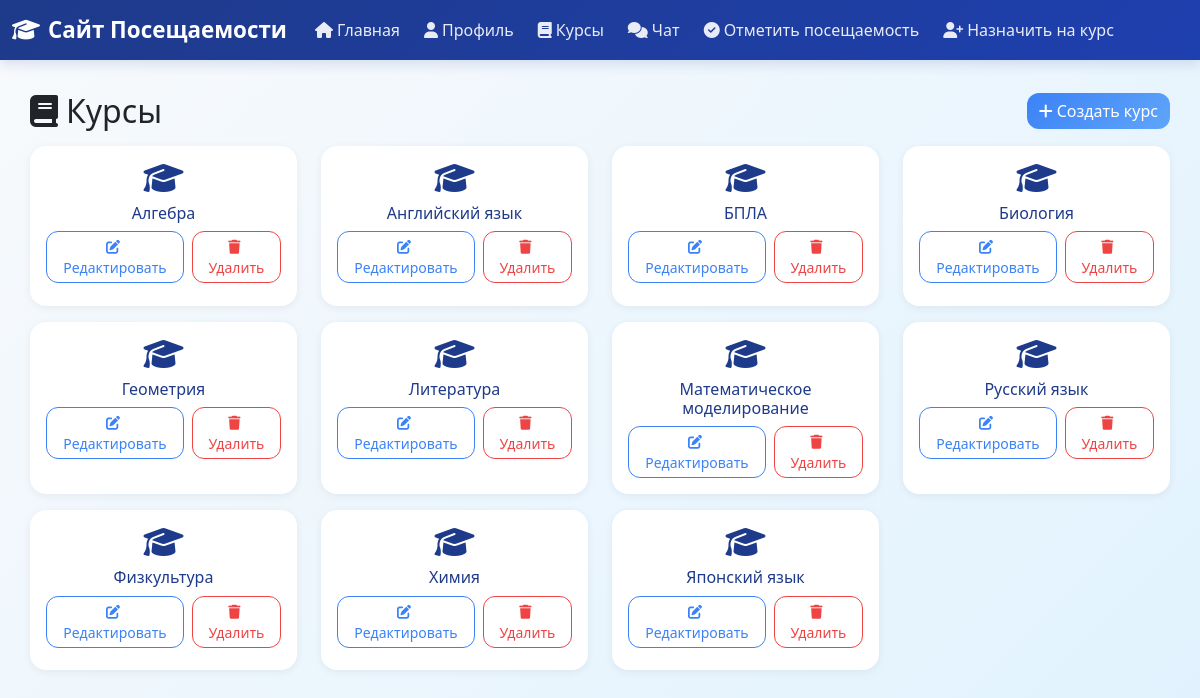
/courses (signed in), run on an earlier commit of the app's database.
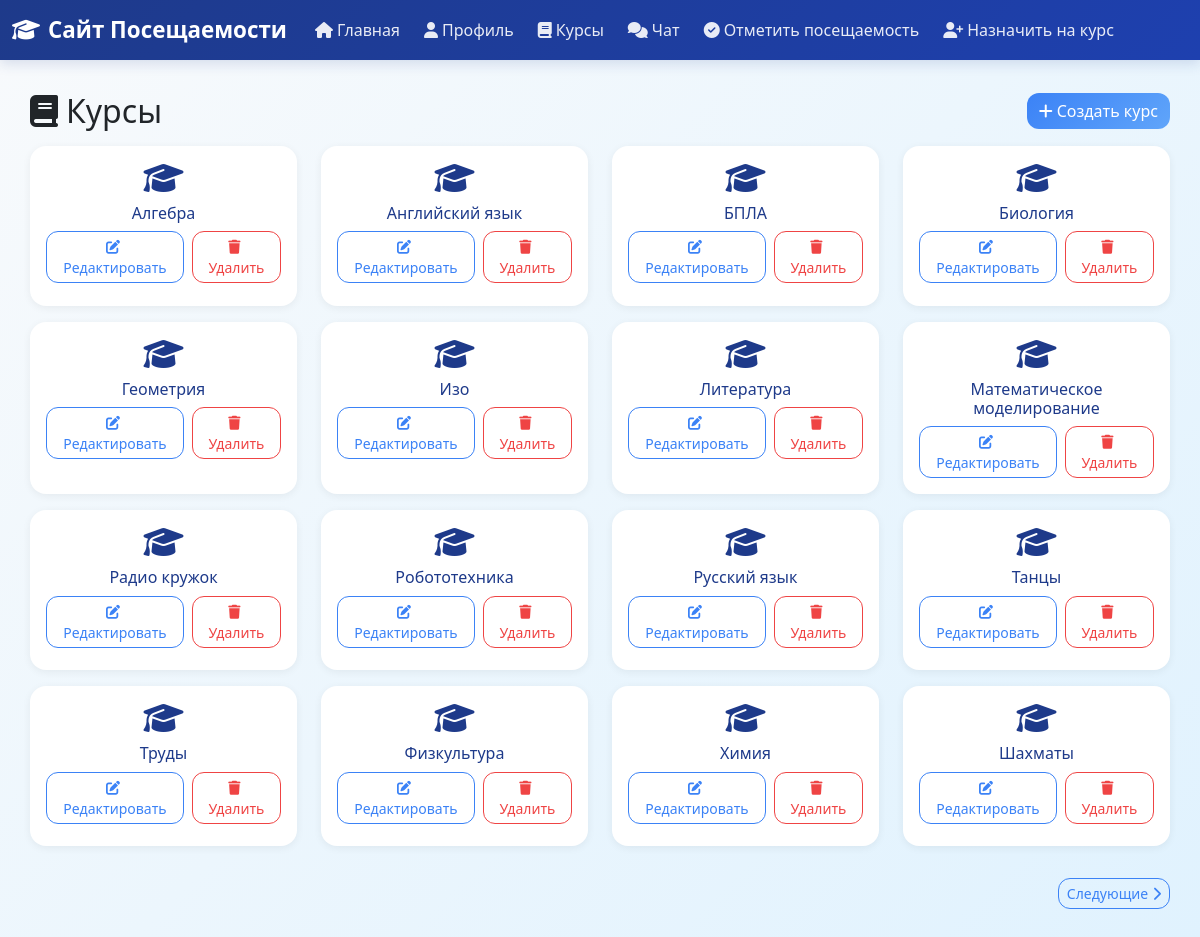
And on a later commit of the database.
### app/models.py (models this page shows, shortened)
class Course(db.Model):
    id: so.Mapped[int] = so.mapped_column(primary_key=True)
    name: so.Mapped[str] = so.mapped_column(sa.String(100), unique=True, index=True)
    description: so.Mapped[Optional[str]] = so.mapped_column(sa.String(256))
    teachers: so.Mapped[List['User']] = so.relationship(
        secondary=teacher_course_association,
        back_populates='teaching_courses',
        collection_class=list
    )
    students: so.Mapped[List['User']] = so.relationship(
        secondary=student_course_association,
        back_populates='enrolled_courses',
        collection_class=list,
        lazy='joined'
    )
    attendance_records: so.WriteOnlyMapped['AttendanceRecord'] = so.relationship(
        back_populates='course',
        cascade="all, delete-orphan"
    )

### app/routes.py (the view)
@app.route('/courses')
@login_required
def courses():
    page = request.args.get('page', 1, type=int)
    courses_query = sa.select(Course).order_by(Course.name)
    courses_pagination = db.paginate(
        courses_query,
        page=page,
        per_page=16,
        error_out=False
    )
    courses = courses_pagination.items
    next_url = url_for('courses', page=courses_pagination.next_num) \
        if courses_pagination.has_next else None
    prev_url = url_for('courses', page=courses_pagination.prev_num) \
        if courses_pagination.has_prev else None
    return render_template('courses.html',
                         title='Курсы',
                         courses=courses,
                         next_url=next_url,
                         prev_url=prev_url)

### app/models.py (called while the page is built)
@login.user_loader
def load_user(id: int) -> Optional[User]:
    return db.session.get(User, id)

### app/templates/courses.html (shortened to what this page needs)
{% extends "base.html" %}
{% block content %}
    <div class="d-flex justify-content-between align-items-center mb-3">
        <h1 class="h2 mb-0">
            <i class="fas fa-book me-2"></i>Курсы
        </h1>
        {% if current_user.role == 'teacher' %}
            <a href="{{ url_for('create_course') }}" class="btn btn-primary">
                <i class="fas fa-plus me-1"></i>Создать курс
            </a>
        {% endif %}
    </div>
    {% if courses %}
        <div class="row">
            {% for course in courses %}
                <div class="col-6 col-lg-3 mb-3">
                    <div class="card border-0 shadow-sm h-100" style="min-height: 160px;">
                        <div class="card-body py-3">
                            <div class="text-center mb-2">
                                <i class="fas fa-graduation-cap fa-2x text-primary"></i>
                            </div>
                            <h6 class="card-title text-primary text-center mb-2" style="font-size: 1rem;">{{ course.name }}</h6>
                            {% if current_user.role == 'teacher' %}
                                <div class="d-flex justify-content-center gap-2 mt-2">
                                    <a href="{{ url_for('edit_course', course_id=course.id) }}" class="btn btn-outline-primary btn-sm">
                                        <i class="fas fa-edit me-1"></i>Редактировать
                                    </a>
                                    <form action="{{ url_for('delete_course', course_id=course.id) }}" method="post" style="display:inline;">
                                        <button type="submit" class="btn btn-outline-danger btn-sm"
                                                onclick="return confirm('Вы уверены, что хотите удалить этот курс?');">
                                            <i class="fas fa-trash me-1"></i>Удалить
                                        </button>
                                    </form>
                                </div>
                            {% endif %}
                        </div>
                    </div>
                </div>
            {% endfor %}
        </div>
        {% if prev_url or next_url %}
            <div class="d-flex justify-content-between align-items-center mt-3">
                <div>
                    {% if next_url %}
                        <a href="{{ next_url }}" class="btn btn-outline-primary btn-sm">
                            Следующие<i class="fas fa-chevron-right ms-1"></i>
                        </a>
                    {% endif %}
                </div>
            </div>
        {% endif %}
    {% endif %}
{% endblock %}

What changed in the data, as far as the page shows it:
no longer on this page (row unchanged): Course: name "Японский язык"
added Course: name "Изо"
added Course: name "Радио кружок"
added Course: name "Робототехника"
added Course: name "Танцы"
added Course: name "Труды"
added Course: name "Шахматы"
Also different on the page:
text now shown: "Следующие"
